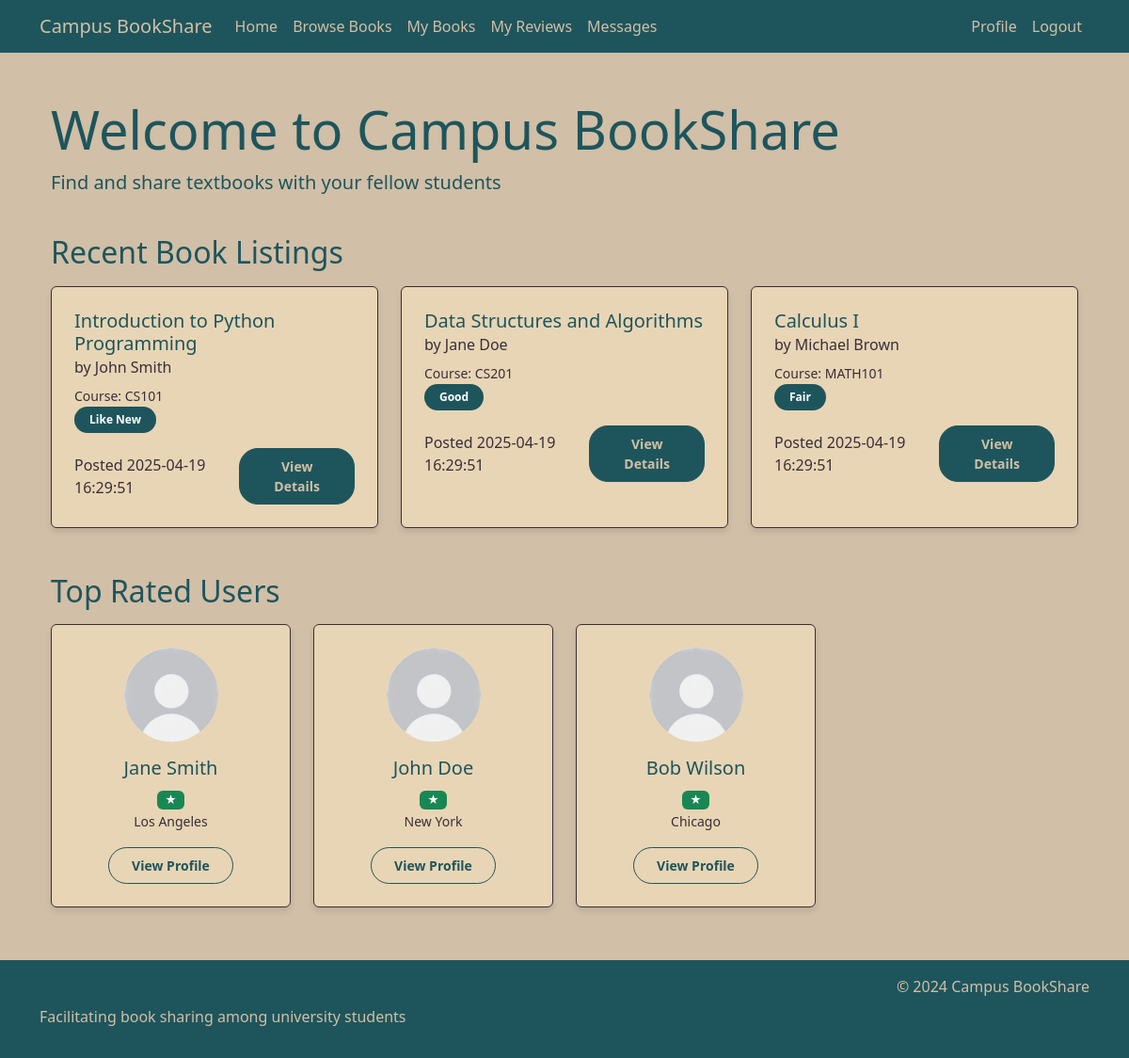
/home (signed in), run on an earlier commit of the app's database.
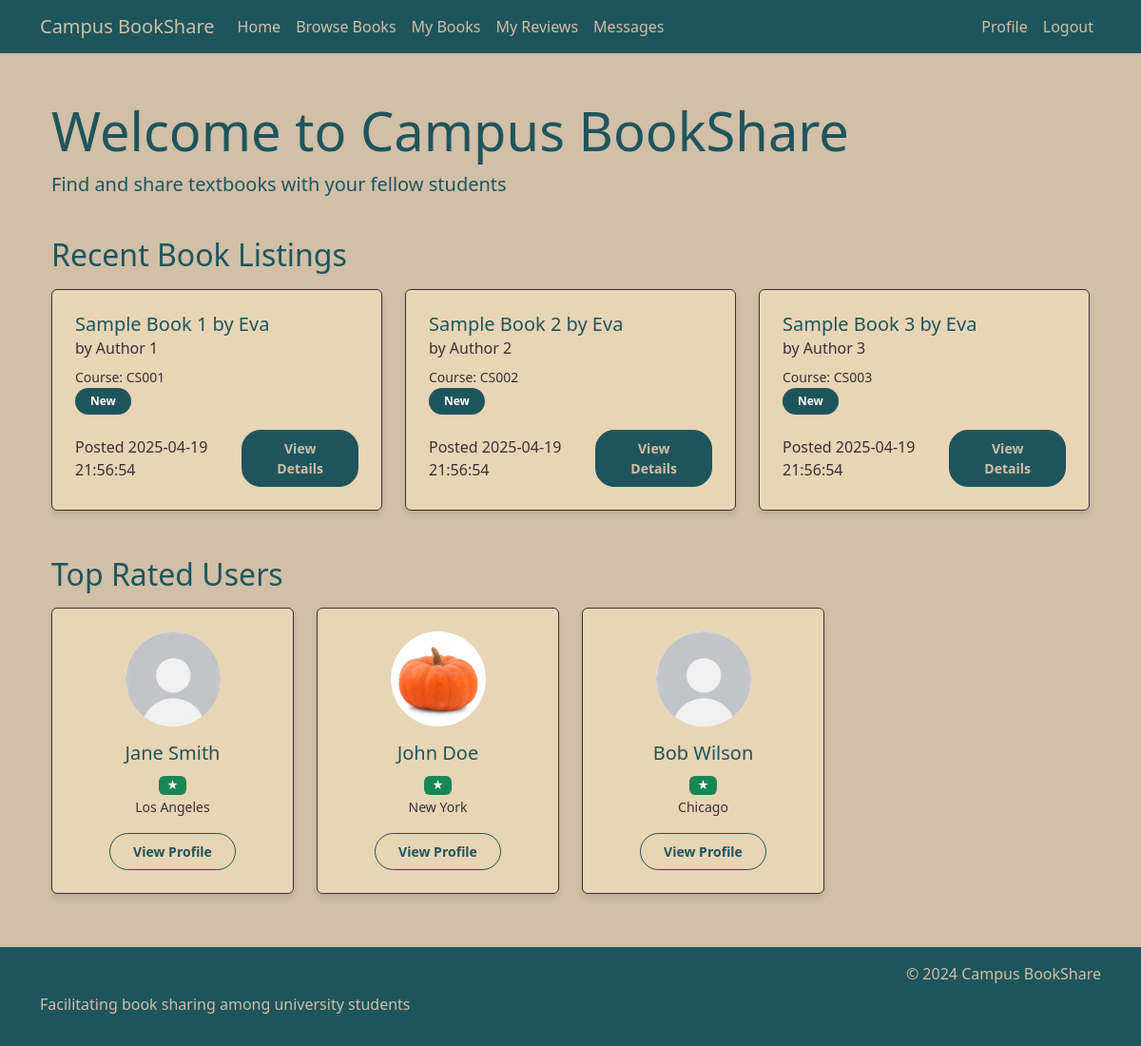
And on a later commit of the database.
### tables this page shows
CREATE TABLE Books (
        book_id INTEGER PRIMARY KEY AUTOINCREMENT,
        user_id INTEGER,
        title TEXT NOT NULL,
        author TEXT,
        ISBN TEXT,
        subject TEXT,
        course_code TEXT,
        condition TEXT,
        availability TEXT NOT NULL,
        date_posted TEXT NOT NULL,
        FOREIGN KEY (user_id) REFERENCES Users(user_id)
    );

CREATE TABLE Users (
        user_id INTEGER PRIMARY KEY AUTOINCREMENT,
        name TEXT NOT NULL,
        email TEXT NOT NULL UNIQUE,
        password TEXT NOT NULL,
        profile_image TEXT,
        location TEXT
    );

### app.py (the view)
@app.route('/home')
@login_required
def home():
    recent_books = get_recent_books(3)  # Get 3 most recent books
    top_users = get_top_users()
    return render_template('home.html', recent_books=recent_books, top_users=top_users)

### app.py (called while the page is built)
def get_db_connection():
    conn = sqlite3.connect('database.db')
    conn.row_factory = sqlite3.Row
    return conn

def login_required(f):
    @wraps(f)
    def decorated_function(*args, **kwargs):
        if 'user_id' not in session:
            flash('Please log in to access this page.', 'warning')
            return redirect(url_for('login'))
        return f(*args, **kwargs) # Returns original function if logged in
    return decorated_function

def get_recent_books(limit=3):
    conn = get_db_connection()
    books = conn.execute('''
        SELECT b.*, u.name as owner_name
        FROM Books b
        JOIN Users u ON b.user_id = u.user_id
        WHERE b.availability = 'available'
        ORDER BY b.date_posted DESC
        LIMIT ?
    ''', (limit,)).fetchall()
    conn.close()
    return books

def get_top_users(limit=3):
    conn = get_db_connection()
    users = conn.execute('''
        SELECT u.*,
               COALESCE(AVG(r.rating), 0) as avg_rating,
               COUNT(r.review_id) as review_count
        FROM Users u
        LEFT JOIN Reviews r ON u.user_id = r.user_id
        GROUP BY u.user_id
        ORDER BY avg_rating DESC, review_count DESC
        LIMIT ?
    ''', (limit,)).fetchall()
    conn.close()
    return users

### templates/home.html (shortened to what this page needs)
{% extends "base.html" %}
{% block content %}
<div class="container">
    <div class="row mb-4">
        <div class="col-12">
            <h1 class="display-4">Welcome to Campus BookShare</h1>
            <p class="lead">Find and share textbooks with your fellow students</p>
        </div>
    </div>
    <div class="row mb-4">
        <div class="col-12">
            <h2 class="mb-3">Recent Book Listings</h2>
            <div class="row">
                {% for book in recent_books %}
                <div class="col-md-4 mb-4">
                    <div class="card h-100">
                        <div class="card-body">
                            <h5 class="card-title">{{ book.title }}</h5>
                            <h6 class="card-subtitle mb-2 text-muted">by {{ book.author }}</h6>
                            <p class="card-text">
                                <small class="text-muted">Course: {{ book.course_code }}</small><br>
                                <span class="badge bg-primary">{{ book.condition }}</span>
                            </p>
                            <div class="d-flex justify-content-between align-items-center">
                                <span class="text-muted">Posted {{ book.date_posted }}</span>
                                <a href="{{ url_for('book_details', book_id=book.book_id) }}" class="btn btn-sm btn-primary">View Details</a>
                            </div>
                        </div>
                    </div>
                </div>
                {% endfor %}
            </div>
        </div>
    </div>
    <div class="row">
        <div class="col-12">
            <h2 class="mb-3">Top Rated Users</h2>
            <div class="row">
                {% for user in top_users %}
                <div class="col-md-3 mb-4">
                    <div class="card h-100">
                        <div class="card-body text-center">
                            <img src="{{ user.profile_image or url_for('static', filename='images/default-avatar.png') }}"
                                 class="rounded-circle mb-3"
                                 alt="{{ user.name }}"
                                 style="width: 100px; height: 100px; object-fit: cover;">
                            <h5 class="card-title">{{ user.name }}</h5>
                            <p class="card-text">
                                <span class="badge bg-success">{{ user.rating }} ★</span><br>
                                <small class="text-muted">{{ user.location }}</small>
                            </p>
                            <a href="{{ url_for('user_profile', user_id=user.user_id) }}" class="btn btn-sm btn-outline-primary">View Profile</a>
                        </div>
                    </div>
                </div>
                {% endfor %}
            </div>
        </div>
    </div>
</div>
{% endblock %}

### templates/base.html (shortened to what this page needs)
<!DOCTYPE html>
<html lang="en">
<head>
    <link href="https://cdn.jsdelivr.net/npm/bootstrap@5.3.0/dist/css/bootstrap.min.css" rel="stylesheet">
    <link href="{{ url_for('static', filename='css/style.css') }}?v=1.1" rel="stylesheet">
</head>
<body>
    <nav class="navbar navbar-expand-lg navbar-dark">
        <div class="container">
            <a class="navbar-brand" href="{{ url_for('index') }}">Campus BookShare</a>
            <div class="collapse navbar-collapse" id="navbarNav">
                <ul class="navbar-nav me-auto">
                    <li class="nav-item">
                        <a class="nav-link" href="{{ url_for('index') }}">Home</a>
                    </li>
                    <li class="nav-item">
                        <a class="nav-link" href="{{ url_for('browse_books') }}">Browse Books</a>
                    </li>
                    {% if session.get('user_id') %}
                    <li class="nav-item">
                        <a class="nav-link" href="{{ url_for('my_books') }}">My Books</a>
                    </li>
                    <li class="nav-item">
                        <a class="nav-link" href="{{ url_for('my_reviews') }}">My Reviews</a>
                    </li>
                    <li class="nav-item">
                        <a class="nav-link" href="{{ url_for('messages') }}">Messages</a>
                    </li>
                    {% endif %}
                </ul>
                <ul class="navbar-nav">
                    {% if session.get('user_id') %}
                    <li class="nav-item">
                        <a class="nav-link" href="{{ url_for('profile') }}">Profile</a>
                    </li>
                    <li class="nav-item">
                        <a class="nav-link" href="{{ url_for('logout') }}">Logout</a>
                    </li>
                    {% endif %}
                </ul>
            </div>
        </div>
    </nav>
    <main class="content">
        <div class="container">
            {% block content %}{% endblock %}
        </div>
    </main>
    <footer class="footer">
        <div class="container">
            <div class="row">
                <div class="col-md-6">
                    <h5>Campus BookShare</h5>
                    <p>Facilitating book sharing among university students</p>
                </div>
                <div class="col-md-6 text-md-end">
                    <p>&copy; 2024 Campus BookShare</p>
                </div>
            </div>
        </div>
    </footer>
</body>
</html>

### static/css/style.css (style rules this page uses)
body { background-color: #D1BFA7; color: #1E555C; min-height: 100vh; display: flex; flex-direction: column; }
.navbar { background-color: #1E555C; }
.navbar-dark .navbar-brand, .navbar-dark .navbar-nav .nav-link { color: #D1BFA7; }
.btn-primary { background-color: #1E555C; border-color: #1E555C; color: #D1BFA7; font-weight: 600; padding: 0.5rem 1.5rem; border-radius: 20px; }
.card { background-color: #E8D5B5; border: 1px solid #3A2E39; box-shadow: 0 4px 6px rgba(0, 0, 0, 0.1); }
.card-body { color: #1E555C; padding: 1.5rem; }
.footer { background-color: #1E555C; color: #D1BFA7; margin-top: auto; padding: 1rem 0; }
.content { flex: 1; padding: 2rem 0; }
h1, h2, h3, h4, h5, h6 { color: #1E555C; }
.text-muted { color: #3A2E39 !important; }
.badge.bg-primary { background-color: #1E555C !important; padding: 0.5rem 1rem; font-weight: 600; border-radius: 20px; }
.btn-outline-primary { color: #1E555C; border-color: #1E555C; font-weight: 600; padding: 0.5rem 1.5rem; border-radius: 20px; }

What changed in the data, as far as the page shows it:
no longer on this page (row unchanged): Books: title "Introduction to Python Programming", author "John Smith", course_code "CS101", condition "Like New", date_posted "2025-04-19 16:29:51"
no longer on this page (row unchanged): Books: title "Data Structures and Algorithms", author "Jane Doe", course_code "CS201", condition "Good", date_posted "2025-04-19 16:29:51"
no longer on this page (row edited): Books: title "Calculus I", author "Michael Brown", course_code "MATH101", condition "Fair", date_posted "2025-04-19 16:29:51"
added Books: title "Sample Book 1 by Eva", author "Author 1", course_code "CS001", condition "New", date_posted "2025-04-19 21:56:54"
added Books: title "Sample Book 2 by Eva", author "Author 2", course_code "CS002", condition "New", date_posted "2025-04-19 21:56:54"
added Books: title "Sample Book 3 by Eva", author "Author 3", course_code "CS003", condition "New", date_posted "2025-04-19 21:56:54"
changed Users "John Doe": profile_image: picture added in place of a placeholder
